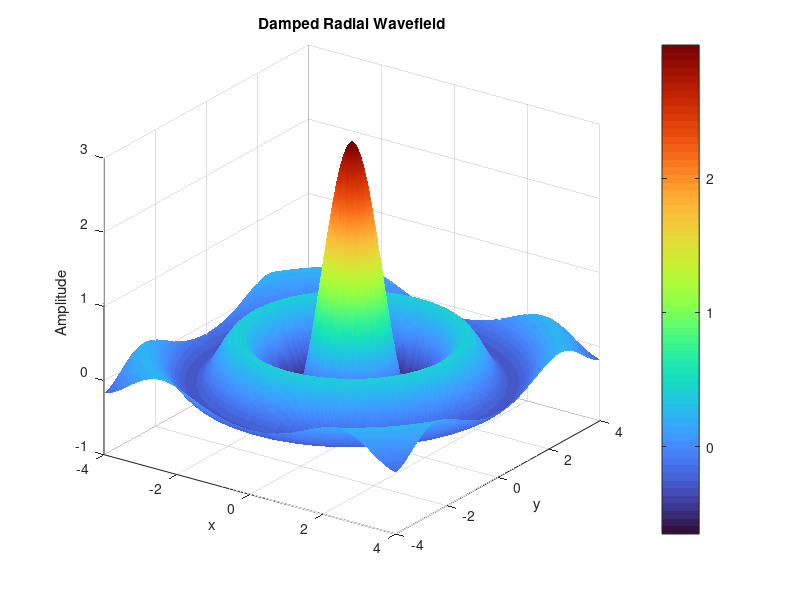

Source code (MATLAB):
[X, Y] = meshgrid(linspace(-4, 4, 200), linspace(-4, 4, 200));
R = sqrt(X.^2 + Y.^2) + 0.01;
Z = sin(3*R) ./ R;

surf(X, Y, Z);
shading interp;
colormap('turbo');
colorbar;
title('Damped Radial Wavefield');
xlabel('x');
ylabel('y');
zlabel('Amplitude');
view(35, 25);
